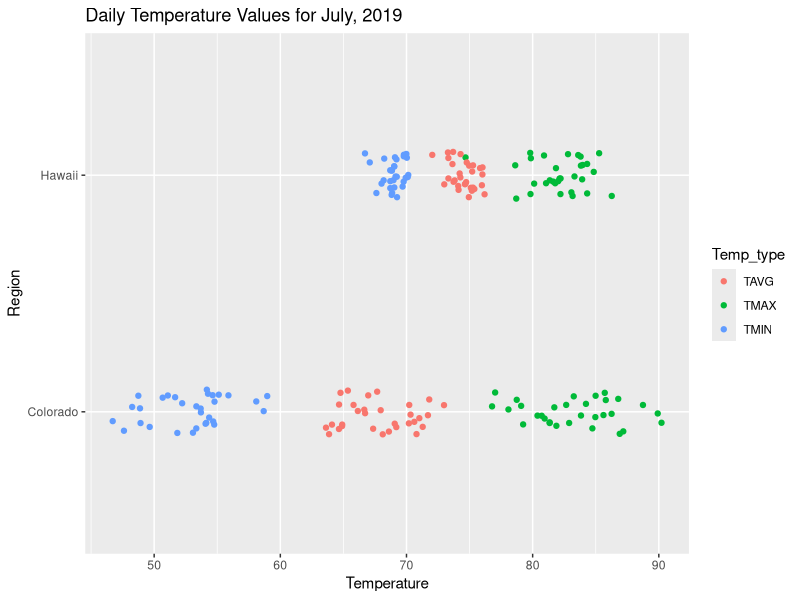
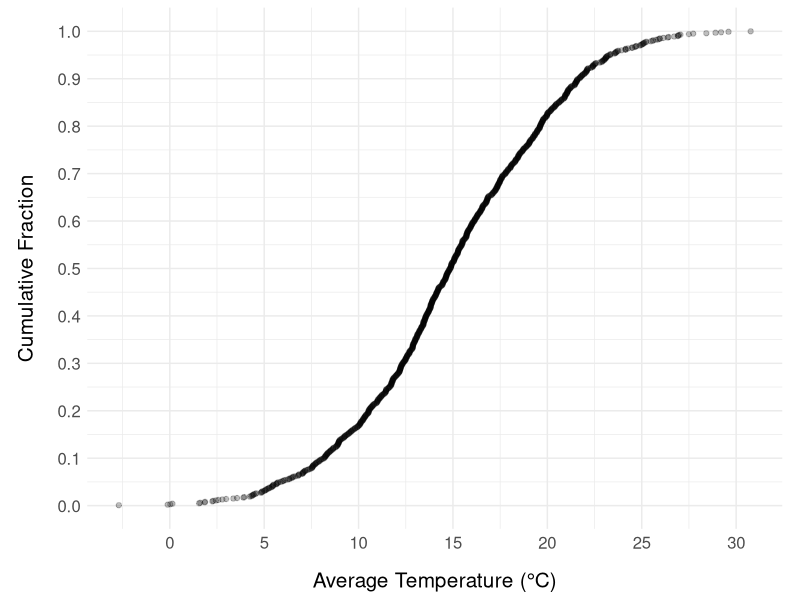
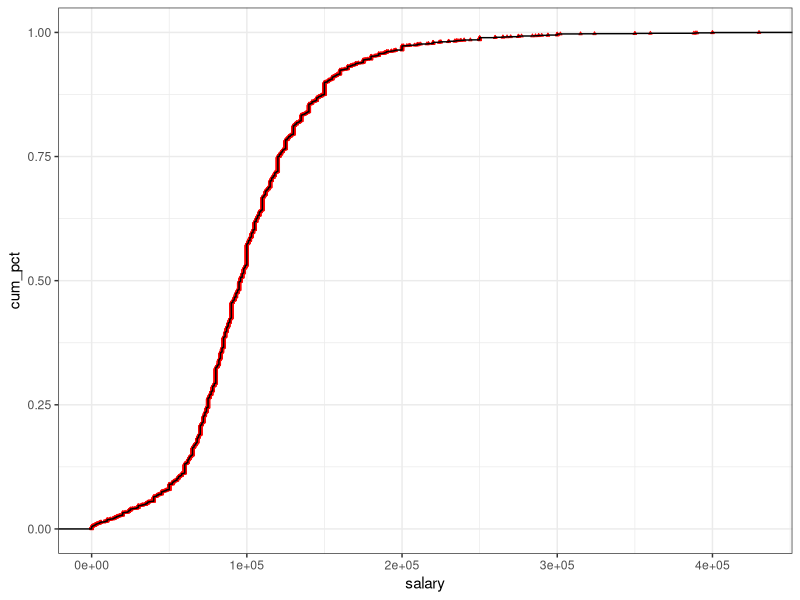
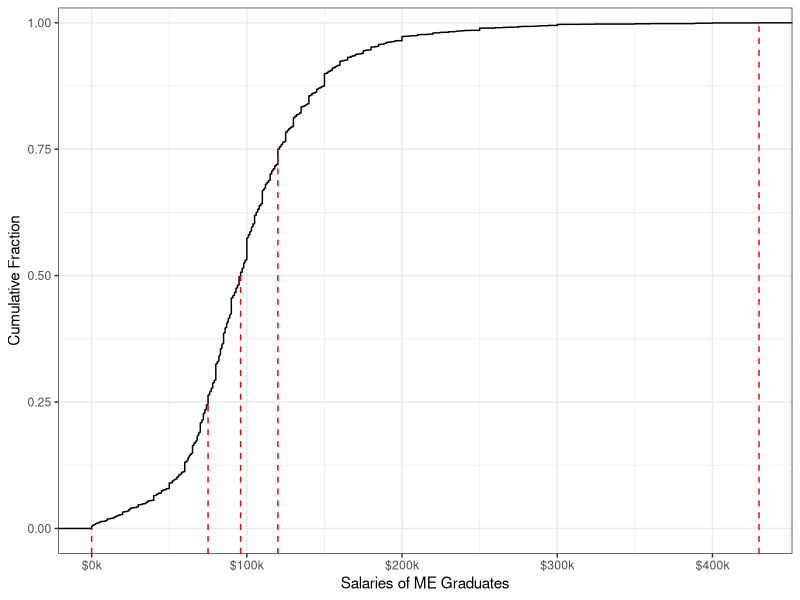
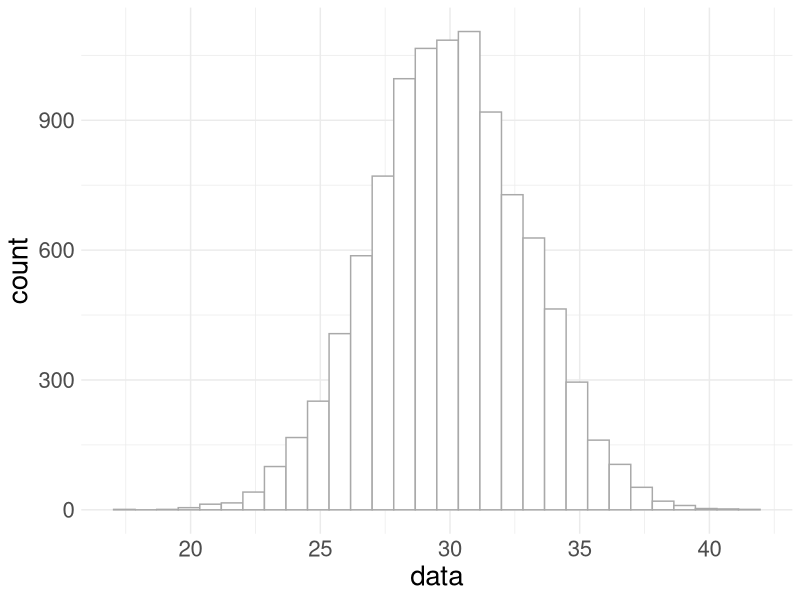
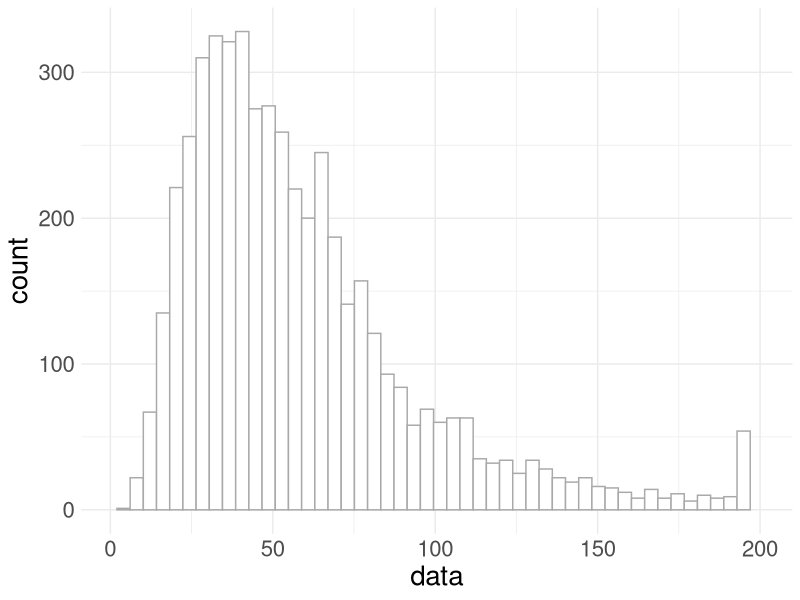
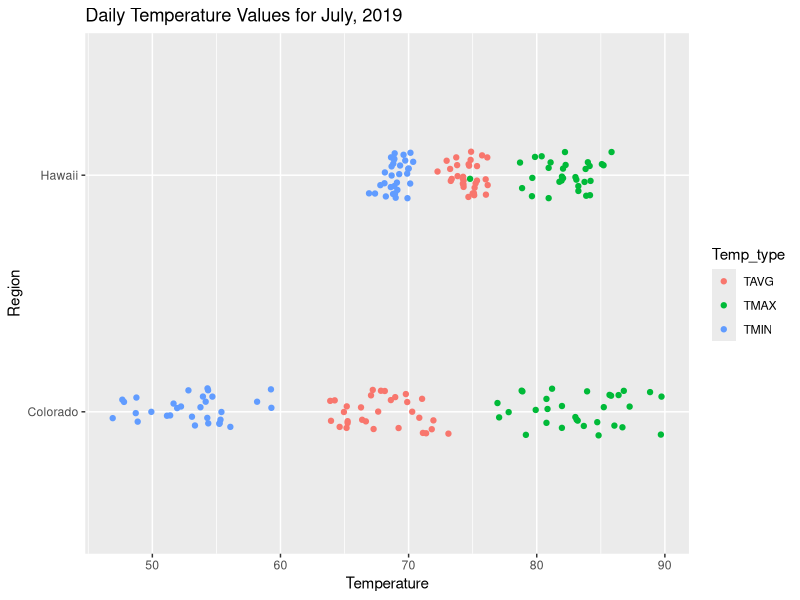
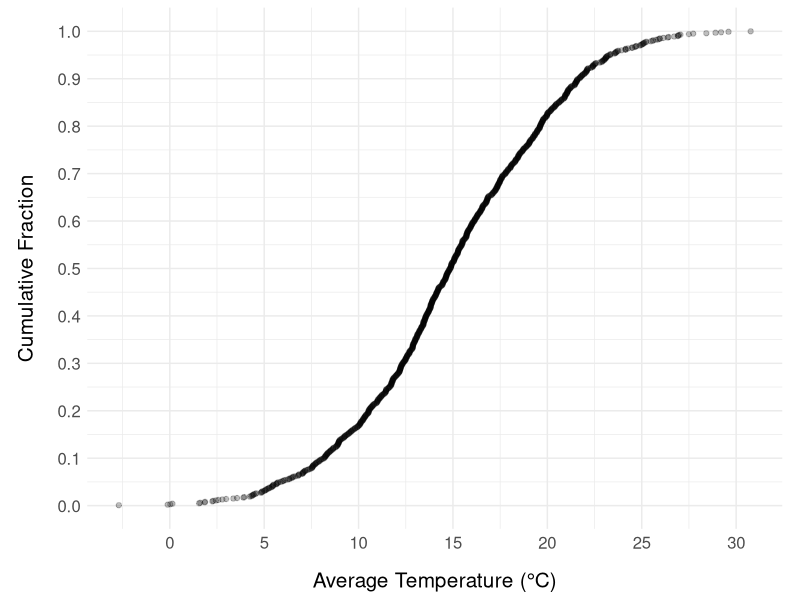

These charts were generated, in order, by the following R code:
## ---- chunk 1
knitr::opts_chunk$set(echo = TRUE, fig.align = 'center')
library(tidyverse)
library(knitr)
library(bookdown)
library(scales)
library(kableExtra)
## ---- chunk 2
NOAA_temps <- read_csv("./data/NOAA_temps.csv") %>%
  mutate(Location = case_when(
    str_detect(STATION, "CJAC") ~ "Colorado",
    str_detect(STATION, "HMAH") ~ "Hawaii")) %>%
  pivot_longer(cols = TAVG:TMIN, 
               names_to = "Temp_type",
               values_to = "Temperature")

ggplot(NOAA_temps, aes(y = Location, x = Temperature, group = Temp_type)) +
  geom_jitter(aes(color = Temp_type),
              height = 0.1) +
  labs(title ="Daily Temperature Values for July, 2019",
       y = "Region")

ggsave("./images/NOAA_temps", device = "png")
  

#Summarize temperature means by station and type
NOAA_temps %>% 
  group_by(STATION, Temp_type) %>%
  summarise(T_averages = mean(Temperature)) -> tmeans

tempdata <- read_csv("./data/NOAA_temps2.csv")
NOAA_temps2 <- tempdata %>%
  mutate(time = str_extract(DATE, "(?<=T).+"), date = str_extract(DATE, ".+(?=T)")) %>%
  select(STATION, NAME, time, date, `HLY-TEMP-NORMAL`) %>%
  rename(station = STATION, name = NAME, temp_hr_f = `HLY-TEMP-NORMAL`)

## ---- chunk 3
set.seed(1)
univar1 <- runif(n = 1000, min = 0, max = 100)
univar1_quartiles <- quantile(univar1, probs = seq(0, 1, 0.25)) %>% round(1)
## ---- chunk 4

quant_desc <- data.frame(a = c("0", 
                               "1", 
                               "0.5", 
                               "0.25", 
                               "0.75", 
                               "0.75 - 0.25"),
                           b = c("minimum", 
                               "maximum", 
                               "median", 
                               "25^th^%", 
                               "75^th^%",
                               "IQR"),
                         c = c(univar1_quartiles[[1]],
                               univar1_quartiles[[5]],
                               univar1_quartiles[[3]],
                               univar1_quartiles[[2]],
                               univar1_quartiles[[4]],
                               univar1_quartiles[[4]] - univar1_quartiles[[2]]
                         )
)
                               
knitr::kable(quant_desc, 
             caption = "Quantiles and descriptive stats 
             for n=1000 samples from a uniform distribution, 0-100",
             booktabs = TRUE,
             col.names = c("Quantile", "Descriptor", "Example Values"),
             align = "c") %>%
             kable_styling(bootstrap_options = "striped", full_width = F)
## ---- chunk 5
normal1 <- rnorm(1000, mean = 50, sd = 15)
quantile(normal1, probs = seq(0, 1, 0.1)) %>%
  round(0)

#manual method for calculating quantiles
normal_data <- tibble(
  sample_data = normal1,  #start with raw sample data
  sorted_data = sort(normal1),   #sort the data
  cum_frac = seq.int(from = 1/length(normal1),   #calculate cumulative fraction for each entry
                     to = 1,
                     by = 1/length(normal1)))


deciles <- seq.int(from = 0, to = 1, by = 0.1)

normal_data_deciles <- filter(normal_data, cum_frac %in% deciles)


## ---- chunk 6
#randomly sample two variables from normal distributions (defined below)
normal_data <- tibble(a = rnorm(n=1000, mean = 15, sd = 5),
                   b = rnorm(n=1000, mean = 10, sd = 3))

#create quantile values for the normal_data
normal_data %>%
  select(a) %>%
  arrange(a) %>%
  mutate(cum_frac = seq.int(from = 1/length(a),
                            to = 1,
                            by = 1/length(a))) -> normal_data_cdf

#plot cumulative distribution
ggplot(data = normal_data_cdf, aes(x = a, y = cum_frac)) +
  geom_point(shape = 21,
             fill = "black",
             alpha = 0.25) +
  labs(x = "Average Temperature (\u00B0C)",
       y = "Cumulative Fraction") +
  theme_minimal() +
  scale_x_continuous(breaks = seq(0, 35, by = 5)) +
  scale_y_continuous(breaks = seq(0, 1, by = 0.1)) +
  theme(text = element_text(size=15),
        axis.title.y = element_text(margin = unit(c(0, 5, 0, 0), "mm")),
        axis.title.x = element_text(margin = unit(c(5, 0, 0, 0), "mm")),
        aspect.ratio=3/4) 
  #theme(axis.title.y = element_text(vjust=2.5))
ggsave("./normal_cum_dist.png", dpi = 150)
## ---- chunk 7
sals <- read_csv("./data/ME_salaries.csv", 
                 col_types = c("iif"), 
                 col_names = c("salary", "age","gender"),
                 skip = 1)

#create cumulative percentage data
salaries <- sals %>%
  select(salary) %>%
  filter(salary < 500000) %>%
  arrange(salary) %>%
  mutate(cum_pct = seq.int(
    from = 1/length(salary), 
    to = 1, 
    by = 1/length(salary))) 

## ---- chunk 8
#plot raw cumulative distribution
ggplot(data = salaries) +
  geom_point(aes(salary, cum_pct),
             size = 0.5,
             shape = 2,
             color = "red") + 
  stat_ecdf(aes(salary)) + #calculates an empirical cdf
  theme_bw()
  
## ---- chunk 9
  
  #alternate method
  ggplot(data = salaries, aes(x = salary)) +
  geom_step(stat = "ecdf") +
  theme_bw() +
  labs(x = "Salaries of ME Graduates", y = "Cumulative Fraction") +
  scale_y_continuous(limits=c(-0.05, 1.03), expand = c(0,0)) +
  scale_x_continuous(labels = scales::label_dollar(scale = 0.001, 
                                                   prefix = '$', 
                                                   suffix = 'k'))+
  geom_segment(data = data.frame(x=quantile(salaries$salary),
                                 y=rep.int(-.05, 5),
                                 xend=quantile(salaries$salary),
                                 yend=seq(from = 0, to = 1, by = 0.25)),
               aes(x=x, y=y, xend=xend, yend=yend), 
               color = "red",
               linetype = "dashed")


## ---- chunk 10
#create a simple tibble of 1000 observations from a normal distribution
x<-tibble(data = rnorm(10000, mean = 30, sd = 3))

#plot the histrogram
ggplot2::ggplot(data = x) + 
  geom_histogram(aes(data),
                 bins = 30,
                 fill = "white",
                 color = "darkgrey") +
  theme_minimal() +
  theme(text = element_text(size=20))
ggsave("./images/hist_norm.png", dpi = 150)
## ---- chunk 11
x1 <- tibble(data = round(rlnorm(5000, meanlog = log(50), sdlog = 0.6), 0))
outliers <- tibble(data = rep(195, 50))
x2 <- bind_rows(x1, outliers)
  
ggplot2::ggplot(data = x2) + 
  geom_histogram(aes(data),
                 bins = 50,
                 fill = "white",
                 color = "darkgrey") +
  xlim(1,200) +
  theme_minimal() +
  theme(text = element_text(size=20))
ggsave("./images/hist_skew_out.png", dpi = 150)
